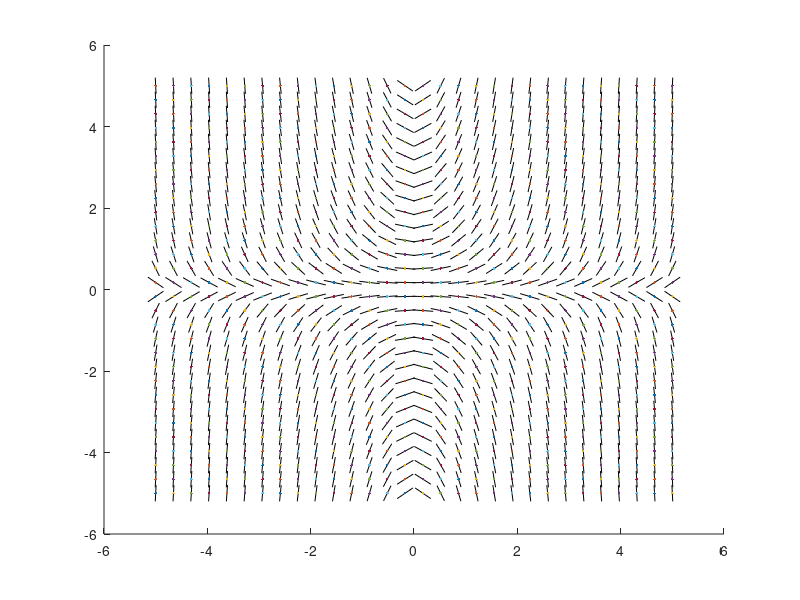

The MATLAB source for this figure:

%{
   % uslovie
nachertaite poleto ot pravi na 
a) uravnenieto: y' = xy 
v kvadrata b -5<= x <=5
5<= y <=5
b) v sashtia prozorec nachertava grafika
%/
%}


function PlotSlopes

    x = linspace(-5,5,30);
    y = linspace(-5,5,30);
    
    hold on;
    axis ([-6,6,-6,6]);
    delta = 0.2;

    for i = 1: length(x)
        for j=1:length(y)
            fValue = f(x(i), y(j));
            scale = delta / sqrt(1+fValue^2)
            plot([x(i)-scale, x(i)+scale], ...
                 [y(j)-scale*fValue, y(j)+scale*fValue], 'k')
            plot(x(i),y(j))
        end
    
    end

        function z = f(x,y)
            z = x*y;
        end


end